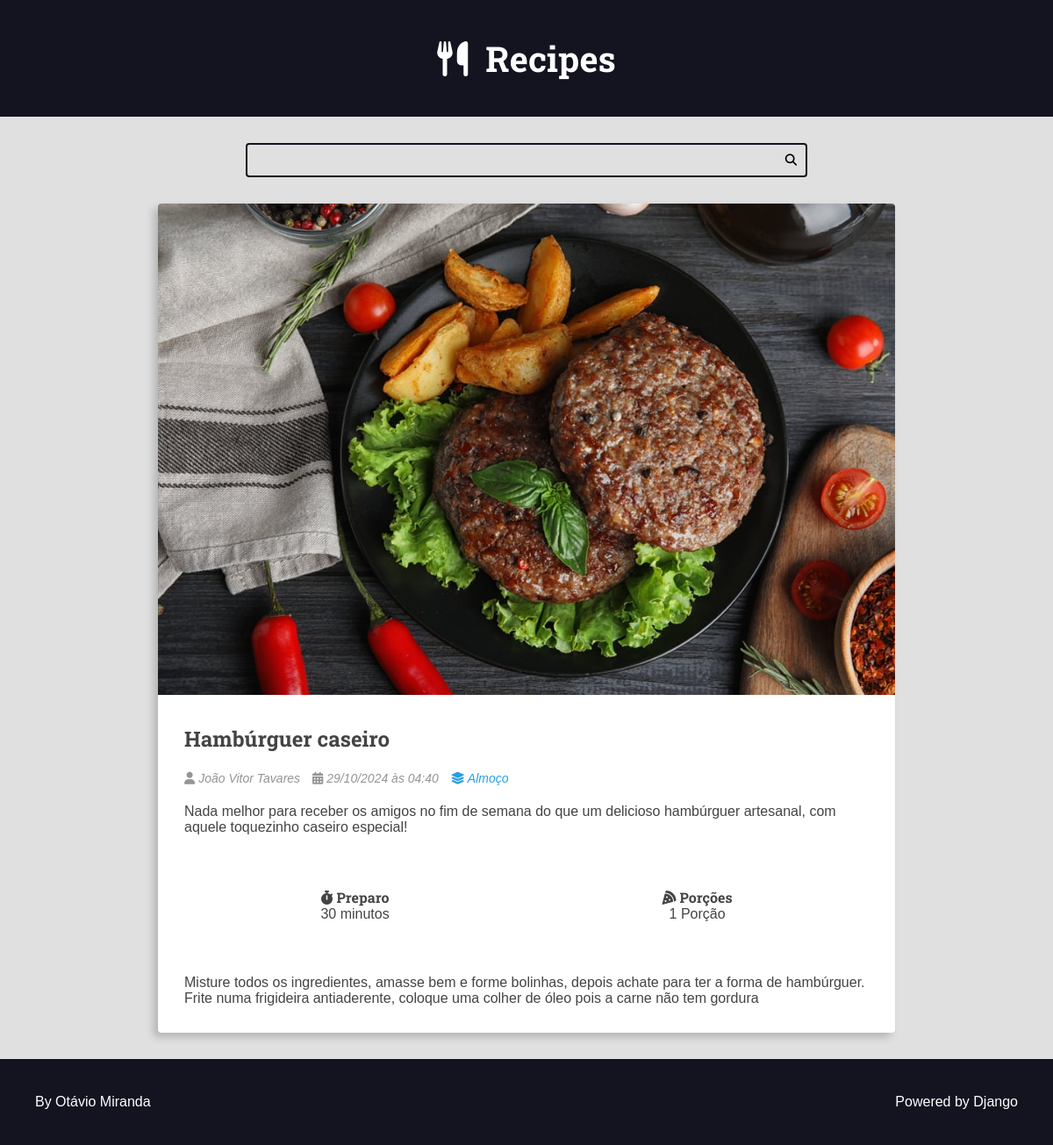
Screenshot of /recipes/4/ with the database file from the repository.
### recipes/models.py (models this page shows, shortened)
class Recipe(models.Model):
    title = models.CharField(max_length=65)
    description = models.CharField(max_length=165)
    slug = models.SlugField(unique=True)
    preparation_time = models.IntegerField()
    preparation_time_unit = models.CharField(max_length=65)
    servings = models.IntegerField()
    servings_unit = models.CharField(max_length=65)
    preparation_steps = models.TextField()
    preparation_steps_is_html = models.BooleanField(default=False)
    created_at = models.DateTimeField(auto_now_add=True)
    updated_at = models.DateTimeField(auto_now=True)
    is_published = models.BooleanField(default=False)
    cover = models.ImageField(upload_to='recipes/covers/%Y/%m/%d/', blank=True, default='')
    category = models.ForeignKey(Category, on_delete=models.SET_NULL, null=True, blank=True, default=None)
    author = models.ForeignKey(User, on_delete=models.SET_NULL, null=True)

class Category(models.Model):
    name = models.CharField(max_length=65)

### recipes/views.py (the view)
# urls.py: path('', include('recipes.urls')),
def recipes(request, id):
    recipe = get_object_or_404(Recipe, id=id, is_published=True)
    return render(request, 'recipes/pages/recipe-view.html', context={
        'recipe': recipe,
        'is_datail_page':True,
    })

### recipes/templates/recipes/pages/recipe-view.html (shortened to what this page needs)
{% extends "global/base.html" %}
{% block content %}
<div class="main-content main-content-detail container">
    {% include "recipes/partials/recipe.html" %}
</div>
{% endblock content %}

### recipes/templates/recipes/partials/recipe.html (shortened to what this page needs)
<div class="recipe-list-item">
    <div class="recipe recipe-cover">
        {% if is_datail_page is not True %}
        <a href="{% url "recipes:recipe"  recipe.id %}">
            <img src="{{ recipe.cover.url }}" alt="temporario">
        </a>
        {% else %}
            <img src="{{ recipe.cover.url }}" alt="temporario">
        {% endif %}
        <div class="recipe-title-container">
            <h2 class="recipe-title">
                {% if is_datail_page is not True %}
                <a href="{% url "recipes:recipe"  recipe.id %}">
                    {{ recipe.title }}
                </a>
                {% else %}
                    {{ recipe.title }}
                {% endif %}
            </h2>
        </div>
        <div class="recipe-author">
            <span class="recipe-author-item">
                <i class="fas fa-user"></i>
                {% if recipe.author.first_name %}
                    {{recipe.author.first_name}} {{recipe.author.last_name}}
                {% else %}
                    {{recipe.author.username}}
                {% endif %}
            </span>
            <span class="recipe-author-item">
                <i class="fas fa-calendar-alt"></i>
                {{recipe.created_at|date:"d/m/Y"}} às {{recipe.created_at|date:"H:i"}}
            </span>
            {% if recipe.category is not None %}
            <span class="recipe-author-item">
                <a href="{% url "recipes:category" recipe.category.id %}">
                    <i class="fas fa-layer-group"></i>
                    <span>{{recipe.category.name}}</span>
                </a>
            </span>
            {% endif %}
        </div>
        <div class="recipe-content">
            <p>{{recipe.description}}</p>
        </div>
        <div class="recipe-meta-container">
            <div class="recipe-meta recipe-preparation">
                <h3 class="recipe-meta-title"><i class="fas fa-stopwatch"></i> Preparo</h3>
                <div class="recipe-meta-text">
                    {{recipe.preparation_time}} {{recipe.preparation_time_unit}}
                </div>
            </div>
            <div class="recipe-meta recipe-servings">
                <h3 class="recipe-meta-title"><i class="fas fa-pizza-slice"></i> Porções</h3>
                <div class="recipe-meta-text">
                    {{recipe.servings}} {{recipe.servings_unit}}
                </div>
            </div>
        </div>
        {% if is_datail_page is True %}
            <div class="preparation-steps">
                {% if recipe.preparation_steps_is_html is not True %}
                        {{ recipe.preparation_steps|linebreaksbr }}
                    {% else %}
                        {{ recipe.preparation_steps|safe }}
                {% endif %}
            </div>
        {% endif %}
    </div>
</div>

### recipes/static/recipes/css/styles.css (style rules this page uses)
:root { --color-primary: #269fe6; --color-primary-hover: #2086c2; --color-primary-dark: #13141f; --color-primary-dark-hover: #212336; --color-primary-light: #d4ecfa; --color-primary-light-hover: #bdd8e7; --color-white: #fff; --color-black: #000; --color-dark-text: #444; --color-info-light: #cce5ff; --color-debug-light: #cce5ff; --color-success-light: #d4edda; --color-alert-light: #fff3cd; --color-warning-light: #fff3cd; --color-error-light: #f8d7da; --color-info-dark: #4d86c4; --color-debug-dark: #4d86c4; --color-success-dark: #4a9c5d; --color-alert-dark: #927f40; --color-warning-dark: #927f40; --color-error-dark: #da525d; --color-gray-0: #f9f9f9; --color-gray-1: #e0e0e0; --color-gray-2: #c7c7c7; --color-gray-3: #aeaeae; --color-gray-4: #959595; --color-gray-5: #7d7d7d; --color-gray-6: #646464; --color-gray-7: #4b4b4b; --color-gray-8: #323232; --color-gray-9: #191919; --font-primary: sans-serif; --font-headings: 'Roboto Slab', serif; --spacing-gutter-medium: 3rem; --spacing-gutter-large: 4rem; }
* { padding: 0; margin: 0; box-sizing: border-box; }
html { font-size: 62.5%; }
body { font-size: 1.6rem; font-family: var(--font-primary); background: var(--color-gray-1); color: var(--color-dark-text); }
h1, h2, h3, h4, h5, h6 { font-family: var(--font-headings); }
.container { max-width: 144rem; margin: 0 auto; padding: var(--spacing-gutter-medium); }
.main-content { padding-top: 0; }
.recipe { background: var(--color-white); box-shadow: -5px 5px 10px rgba(0, 0, 0, 0.2); transform: scale(1); transition: all 300ms ease-in-out; border-radius: 0.4rem; overflow: hidden; }
.recipe img { max-width: 100%; }
.recipe-list-item { max-width: 64rem; height: fit-content; }
.recipe-title-container { padding: var(--spacing-gutter-medium); padding-bottom: 2rem; }
.recipe-author { padding: 0 var(--spacing-gutter-medium); }
.recipe-content { padding: var(--spacing-gutter-medium); padding-top: 2rem; }
.recipe-author-item { color: var(--color-gray-4); margin-right: 1rem; font-style: italic; font-size: 1.4rem; }
.recipe-author a { color: var(--color-primary); transition: all 300ms ease-in-out; text-decoration: none; }
.recipe-meta-container { display: flex; flex-flow: row wrap; padding: var(--spacing-gutter-medium); }
.recipe-meta { display: flex; flex-flow: column nowrap; flex-shrink: 1; flex-grow: 1; text-align: center; }
.recipe-meta-title { font-size: 1.6rem; }
.main-content-detail .recipe-list-item { max-width: 84rem; margin: 0 auto; }
.preparation-steps { padding: var(--spacing-gutter-medium); }

### rows the page displays
Recipe: cover (picture), title "Hambúrguer caseiro", author.first_name "João Vitor", author.last_name "Tavares", created_at "29/10/2024", created_at "04:40", category.name "Almoço", description "Nada melhor para receber os amigos no fim de semana do que um delicioso hambúrguer artesanal, com aquele toquezinho caseiro especial!", preparation_time "30", preparation_time_unit "minutos", servings "1", servings_unit "Porção", preparation_steps "Misture todos os ingredientes, amasse bem e forme bolinhas, depois achate para ter a forma de hambúrguer. Frite numa frigideira antiaderente, coloque uma colher de óleo pois a carne não tem gordura"
